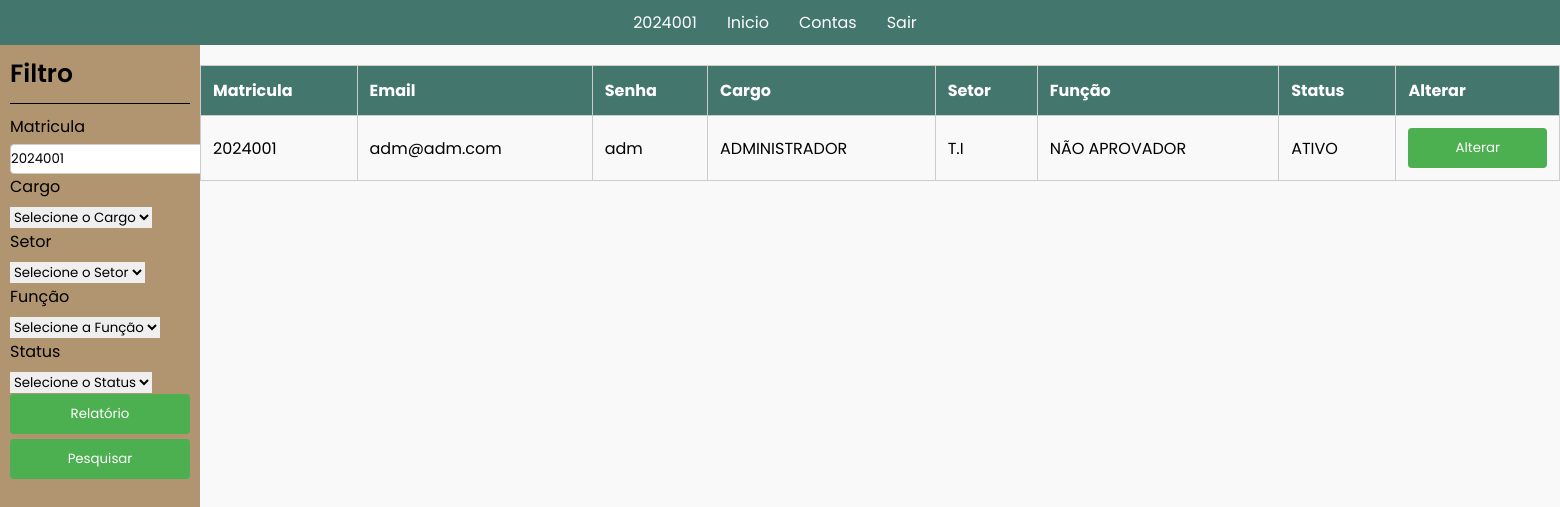
The page /02.Adm_View_Contas/index.php?matricula=2024001 (signed in) on the database as committed earlier.
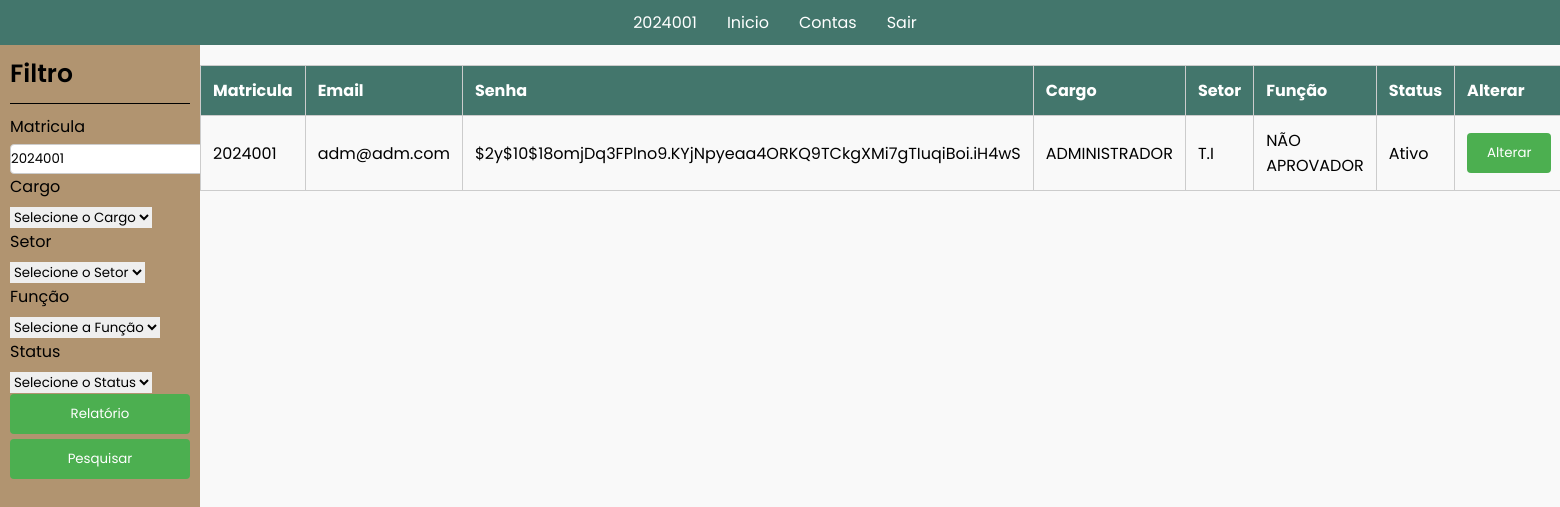
The same page on the database as committed later.
### tables this page shows
CREATE TABLE `conta` (
  `Email` varchar(100) DEFAULT NULL,
  `Senha` varchar(100) DEFAULT NULL,
  `Matricula` int(11) NOT NULL,
  `contaStatus` varchar(50) DEFAULT NULL,
  `FK_DEPARTAMENTO_CodSetor` int(11) DEFAULT NULL,
  `FK_CARGO_CodCargo` int(11) DEFAULT NULL
);

CREATE TABLE `cargo` (
  `CodCargo` int(11) NOT NULL,
  `Cargo` varchar(50) DEFAULT NULL,
  `Funcao` varchar(100) DEFAULT NULL
);

CREATE TABLE `departamento` (
  `CodSetor` int(11) NOT NULL,
  `Setor` varchar(100) DEFAULT NULL
);

### 02.Adm_View_Contas/index.php (the view, shortened to what this page needs)
<!DOCTYPE html>
<html lang="en">
<head>
    <link rel="stylesheet" href="style.css">
    <link rel="stylesheet" href="../src/css/reset.css">
    <link rel="stylesheet" href="../src/css/font.css">
    <link rel="stylesheet" href="../src/css/modal.css">
    <link rel="stylesheet" href="../src/css/printParametre.css">
</head>
<?php
    $atual = $_SESSION['matricula'];
    include '../src/db/db_connection.php';
?>
<body>
    <nav>
        <ul>
            <?php
            $menu_items = array(
                $atual => "ID.php",
                "Inicio" => "../01.Adm_Cadastro/index.php",
                "Contas" => "../02.Adm_View_Contas/index.php",
                "Sair" => "../src/php/sair.php"            );
            foreach ($menu_items as $label => $url) {
                echo '<li><a href="' . $url . '">' . $label . '</a></li>';
            }
            ?>
        </ul>
    </nav>
    <div class="content">
        <div class="menuLateral">
            <h4>Filtro</h4>
            <form method="GET" action="">
                <div>
                    <label for="matricula">Matricula</label>
                    <input type="number" name="matricula" id="matricula" value="<?php echo isset($_GET['matricula']) ? $_GET['matricula'] : ''; ?>">
                </div>
                <div>
                    <label for="cargo">Cargo</label>
                    <select name="cargo" id="cargo">
                        <option value="">Selecione o Cargo</option>
                    </select>
                </div>
                <div>
                    <label for="setor">Setor</label>
                    <select name="setor" id="setor">
                        <option value="">Selecione o Setor</option>
                    </select>
                </div>
                <div>
                    <label for="funcao">Função</label>
                    <select name="funcao" id="funcao">
                        <option value="">Selecione a Função</option>
                    </select>
                </div>
                <div>
                    <label for="status">Status</label>
                    <select name="status" id="status">
                        <option value="">Selecione o Status</option>
                    </select>
                </div>
                <div class="relatorio">
                    <button type="button" onclick="imprimirRelatorio()">Relatório</button>
                </div>
                <div class="pesquisa">
                    <button type="submit">Pesquisar</button>
                </div>
            </form>
        </div>
        <div class="dataGrid printableArea">
            <table>
                <thead>
                    <tr>
                        <th>Matricula</th>
                        <th>Email</th>
                        <th>Senha</th>
                        <th>Cargo</th>
                        <th>Setor</th>
                        <th>Função</th>
                        <th>Status</th>
                        <th>Alterar</th>
                    </tr>
                </thead>
                <tbody>
                    <?php
                    $filtroMatricula = isset($_GET['matricula']) ? $_GET['matricula'] : '';
                    $sql = "SELECT c.Matricula, c.Email, c.Senha, cg.Cargo, d.Setor, cg.Funcao, c.ContaStatus
                            FROM conta c
                            INNER JOIN cargo cg ON c.FK_CARGO_CodCargo = cg.CodCargo
                            INNER JOIN departamento d ON c.FK_DEPARTAMENTO_CodSetor = d.CodSetor
                            WHERE 1=1";
                    if (!empty($filtroMatricula)) {
                        $sql .= " AND c.Matricula = '$filtroMatricula'";
                    }
                    $result = $conn->query($sql);
                    if ($result->num_rows > 0) {
                        while ($row = $result->fetch_assoc()) {
                            echo "<tr data-matricula='{$row['Matricula']}'>
                                    <td>{$row['Matricula']}</td>
                                    <td>{$row['Email']}</td>
                                    <td>{$row['Senha']}</td>
                                    <td>{$row['Cargo']}</td>
                                    <td>{$row['Setor']}</td>
                                    <td>{$row['Funcao']}</td>
                                    <td>{$row['ContaStatus']}</td>
                                    <td><button class='alterar' type='button' onclick='abrirModal(\"{$row['Matricula']}\")'>Alterar</button></td>
                                  </tr>";
                        }
                    } else {
                        echo "<tr><td colspan='8'>Nenhum registro encontrado</td></tr>";
                    }
                    ?>
                </tbody>
            </table>
        </div>
    </div>
</body>
</html>

Rows that differ between the two databases and show on the page:
changed conta "adm@adm.com": Senha "adm" → "$2y$10$18omjDq3FPlno9.KYjNpyeaa4ORKQ9TCkgXMi7gTIuqiBoi.iH4wS"; contaStatus "ATIVO" → "Ativo"
